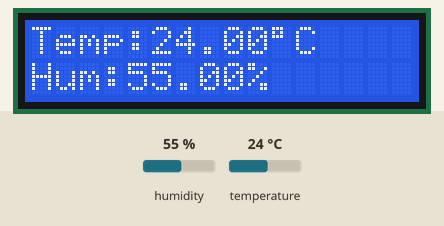
Bench run of a sketch on a simulated Arduino Uno, built with avr-gcc and run on an emulated ATmega328P. On the bench: 16×2 character LCD. The test bench sets the inputs (shaded band); at power-on: temperature 24 °C, humidity 55 %. What the sketch prints to the serial monitor is not drawn.

Above: at 1.2 s.
1.3 s: temperature set to 12 °C
At 6.6 s:
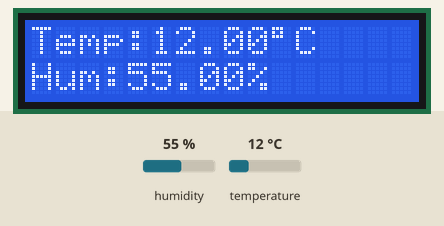
8.8 s: humidity set to 22 %
At 13.6 s:
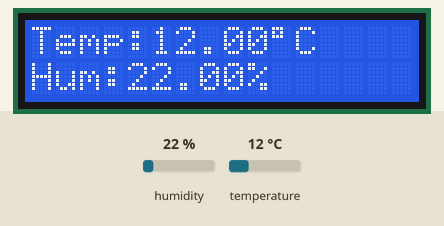
15.7 s: temperature set to 19 °C
At 19.3 s:
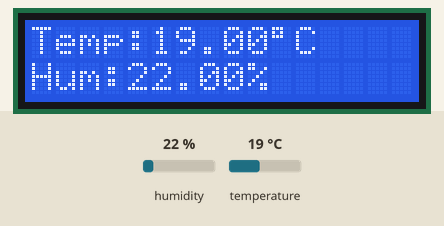
21.8 s: humidity set to 40 %
At 25.1 s:
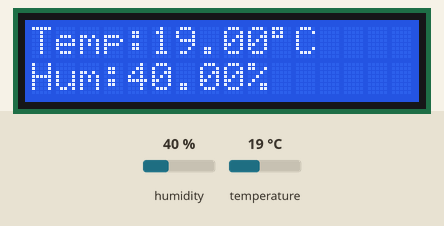
Timing chart, 0 to 26.6 s (numbered marks = the images above; inputs shaded):
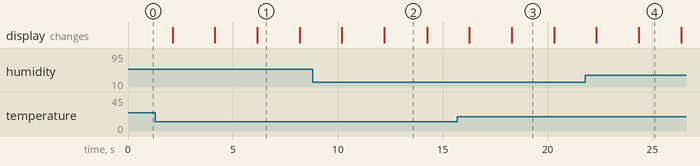

The sketch:

Arduino_con_java.ino
```cpp
/*
Se desarrollara un programa para poder hacer la comunicacion
del arduino hacia lenguaje java. Con esto vamos a poder enviar
y recibir datos desde arduino hacia java. Tambien contara con
varios mensajes desplegados en la pantalla LCD como son temperatura y
humedad que seran leidos desde el sensro DHT11 en el primer mensaje,
el segundo mensaje se desplegara la hora y fecha que estaran programas
con un contador y el ultimo mensaje que desplegara LCD sera, lo que envie
de java en texto hacia el arduino la va desplegar el texto pero primero debera
convertir lo que recibe en lenguaje ASCII convertirlo al caracter que pertenece
y asi poder tener el mensaje enviado.
 */
//Llamamos a la libreria de los sensores DHT instalada previamente
#include <dht.h>

//Llamamos a la libreria para controlar el LCD incluida en el IDE de Arduino
#include <LiquidCrystal.h>

//Definimos los pines asignados al LCD según el esquema de conexión
LiquidCrystal lcd(12, 11, 5, 4, 3, 2);

//definimos el objeto para poder traer el dato del sensor DHT11
dht DHT;

//Definimos el pin de Arduino al que conectamos el pin de datos del sensor e indicamos el tipo de sensor (DHT11)
#define DHT11_PIN 7

//iniciamos la variable que leara el dato de la comunicacion
String entrada;

//Definimos las variables del reloj
int mit = 10, seg=1, hor=9;

//Definimos la variable del contador
int cont=1;

//Definimos las variables de la fecha
int dia=12,mes=4,ano=2018;

void setup(){
  //Iniciamos la comunicacion del serial
  Serial.begin(9600);

  //Indicamos el LCD que usamos: 16 caracteres y 2 lineas
  lcd.begin(16, 2);
}

void loop(){
  //Aqui se despliega la temperatura y humedad en el display
  if(cont == 1){
    //limpiar el display
    lcd.clear();
    //Mostramos la información obtenida (temperatura y humedad) en el Monitor Serial
    int chk = DHT.read11(DHT11_PIN);
    //Situamos el cursor en la posicion 0 de la primera linea
    lcd.setCursor(0,0);
    //Aqui se manda a imprimir en el lcd
    lcd.print("Temp:");
    //Aqui se trae el valor de la temperatura del sensor DHT11 y se muestra en la lcd
    lcd.print(DHT.temperature);
    //Editamos el simbolo de los grados º
    lcd.print((char)223);
    lcd.print("C");
    lcd.setCursor(0,1);
    lcd.print("Hum:");
    //Aqui se trae el valor de la humedad del sensor DHT11 y se muestra en la lcd
    lcd.print(DHT.humidity);
    lcd.print("%");
  }
  /*Aqui se lleva un contador de la hora y fecha como
  tambien se va hacer el despliegue del mensaje en el display*/
  if(cont == 3){
    //Se hace una decisión para incrementar minutos y regresar a 0 segundos y empezar de nuevo
    if(seg > 59){
      mit++;
      seg=0;
    }
    //Se hace una decisión para incrementar hora y regresar a 0 minutos y empezar de nuevo
    if(mit > 59){
      hor++;
      mit=0;
    }
    //Se hace una decisión para iregresar a 0 hora y empezar de nuevo
    if(hor > 23){
      hor=0;
    }
    //Aqui se lleva una decision para poder incrementar el dia
    if(hor == 23 && mit == 59 && seg == 59){
      dia++;
    }
    //Aqui se lleva una decision para poder incrementar el mes depiendo si es 31, 30 o 28 dias el mes
    if(dia == 31 && mes == 1 || dia == 31 && mes == 3 || dia == 31 && mes == 5 || dia == 31 && mes == 7 || dia == 31 && mes == 8 || dia == 31 && mes == 10 && hor == 23 && mit == 59 && seg == 59){
      mes++;
      dia=1;
    }else if(dia == 30 && mes == 4 || dia == 30 && mes == 6 || dia == 30 && mes == 9 && hor == 23 && mit == 59 && seg == 59){
      mes++;
      dia=1;
    }else if(dia == 28 && mes == 2 && hor == 23 && mit == 59 && seg == 59){
      mes++;
      dia=1;
    }
    //Aqui se lleva una decision para poder incrementar el mes
    if(dia == 31 && mes == 12 && hor == 23 && mit == 59 && seg == 59){
      ano++;
      mes=1;
    }
    //Limpiar el display
    lcd.clear();
    //Mostramos la información obtenida (temperatura y humedad) en el Monitor Serial
    int chk = DHT.read11(DHT11_PIN);
    //Situamos el cursor en la posicion 0 de la primera linea
    lcd.setCursor(0,0);
    lcd.print("HORA: ");
    //Aqui se agrega un 0 si hora es menor a 10
    if(hor < 10){
      lcd.print("0");
    }
    lcd.print(hor);
    lcd.print(":");
    //Aqui se agrega un 0 cuando minutos es mejor 10
    if(mit < 10){
      lcd.print("0");
    }
    lcd.print(mit);
    //Se hace una decisión para saber si es AM o PM dependiendo la hora
    if(hor<12){
      lcd.print(" AM");
    }else{
      lcd.print(" PM");
    }

    //Aqui se posiciona el cursor en el lcd
    lcd.setCursor(0,1);
    //Aqui se manda a imprimir en el lcd
    lcd.print("Fecha:");
    lcd.print(dia);
    lcd.print("/");
    lcd.print(mes);
    lcd.print("/");
    lcd.print(ano);
  }
  //Aqui se despliega el mensaje en el display
  if(cont == 5){
    //Se manda al metodo Decimal_to_ASCII el dato que recibe por el serial
    while(Serial.available()>0){//Ciclo que se ejecutará mientras halla caracteres que se puedan leer en el puerto Serie
      //En la comunicación serial se envían los mensajes caracter a caracter, por lo que tenemos que leerlos 1 a 1
      //Serial.available() indica la canidad de caracteres disponibles. //Este while no se romperá hasta que se halla leido todo.
      entrada = entrada+Decimal_to_ASCII(Serial.read());
    }
    //Limpiar el display
    lcd.clear();
    lcd.setCursor(0,0);
    lcd.print("Bienvenido");

    //Se guarda el tamaño de la vaiable
    int contador = entrada.length();
    for(int i = contador;i>0;i--){
      //extraemos los caracteres
      String texto = entrada.substring(i-1);

      //Situamos el cursor
      lcd.setCursor(0,1);
      //Escribimos el texto
      lcd.print(texto);
      //Esperamos
      delay(350);
    }
    //Se limpia la variable mensaje. Esto evitará que
    //se imprima algo en el LCD si no se ha enviado algún mensaje.
    entrada="";
  }
  if(cont == 6){
    cont = 0;
  }

  //lee la temperatura desde el sensor
  float t = DHT.temperature;

  //Se manda el valor por el Serial
  Serial.println(t);

  /*Iniciamos el contador para poder mostrar
  en LCD los tres tipos de mensaje que fueron creados*/
  cont++;
  /*Iniciamos el contador del segundos para que empiece a
  contar los segundos y inicie tambien el reloj  */
  seg++;
  //Se pone un retraso de un segundo
  delay(1000);
}

/*Creamos este metodo para poder trasnformar la entrada que recibe en codigo ASCII
Ponerlo el caracter que tiene en el lenguaje ASCII*/
char Decimal_to_ASCII(int entrada){
  //Se inicializa la salida
  char salida=' ';
  /*Se hace una decisión para poder saber lo que llega por el serial.
  entonces saber a pertenece en el lenguaje ASCII*/
  switch(entrada){
    case 32:
      salida=' ';
    break;
    case 33:
      salida='!';
    break;
    case 34:
      salida='"';
    break;
    case 35:
      salida='#';
    break;
    case 36:
      salida='$';
    break;
    case 37:
      salida='%';
    break;
    case 38:
      salida='&';
    break;
    case 39:
      salida=' ';
    break;
    case 40:
      salida='(';
    break;
    case 41:
      salida=')';
    break;
    case 42:
      salida='*';
    break;
    case 43:
      salida='+';
    break;
    case 44:
      salida=',';
    break;
    case 45:
      salida='-';
    break;
    case 46:
      salida='.';
    break;
    case 47:
      salida='/';
    break;
    case 48:
      salida='0';
    break;
    case 49:
      salida='1';
    break;
    case 50:
      salida='2';
    break;
    case 51:
      salida='3';
    break;
    case 52:
      salida='4';
    break;
    case 53:
      salida='5';
    break;
    case 54:
      salida='6';
    break;
    case 55:
      salida='7';
    break;
    case 56:
      salida='8';
    break;
    case 57:
      salida='9';
    break;
    case 58:
      salida=':';
    break;
    case 59:
      salida=';';
    break;
    case 60:
      salida='<';
    break;
    case 61:
      salida='=';
    break;
    case 62:
      salida='>';
    break;
    case 63:
      salida='?';
    break;
    case 64:
      salida='@';
    break;
    case 65:
      salida='A';
    break;
    case 66:
      salida='B';
    break;
    case 67:
      salida='C';
    break;
    case 68:
      salida='D';
    break;
    case 69:
      salida='E';
    break;
    case 70:
      salida='F';
    break;
    case 71:
      salida='G';
    break;
    case 72:
      salida='H';
    break;
    case 73:
      salida='I';
    break;
    case 74:
      salida='J';
    break;
    case 75:
      salida='K';
    break;
    case 76:
      salida='L';
    break;
    case 77:
      salida='M';
    break;
    case 78:
      salida='N';
    break;
    case 79:
      salida='O';
    break;
    case 80:
      salida='P';
    break;
    case 81:
      salida='Q';
    break;
    case 82:
      salida='R';
    break;
    case 83:
      salida='S';
    break;
    case 84:
      salida='T';
    break;
    case 85:
      salida='U';
    break;
    case 86:
      salida='V';
    break;
    case 87:
      salida='W';
    break;
    case 88:
      salida='X';
    break;
    case 89:
      salida='Y';
    break;
    case 90:
      salida='Z';
    break;
    case 91:
      salida='[';
    break;
    case 92:
      salida=' ';
    break;
    case 93:
      salida=']';
    break;
    case 94:
      salida='^';
    break;
    case 95:
      salida='_';
    break;
    case 96:
      salida='`';
    break;
    case 97:
      salida='a';
    break;
    case 98:
      salida='b';
    break;
    case 99:
      salida='c';
    break;
    case 100:
      salida='d';
    break;
    case 101:
      salida='e';
    break;
    case 102:
      salida='f';
    break;
    case 103:
      salida='g';
    break;
    case 104:
      salida='h';
    break;
    case 105:
      salida='i';
    break;
    case 106:
      salida='j';
    break;
    case 107:
      salida='k';
    break;
      case 108:
    salida='l';
    break;
    case 109:
      salida='m';
    break;
    case 110:
      salida='n';
    break;
    case 111:
      salida='o';
    break;
    case 112:
      salida='p';
    break;
    case 113:
      salida='q';
    break;
    case 114:
      salida='r';
    break;
    case 115:
      salida='s';
    break;
    case 116:
      salida='t';
    break;
    case 117:
      salida='u';
    break;
    case 118:
      salida='v';
    break;
    case 119:
      salida='w';
    break;
    case 120:
      salida='x';
    break;
    case 121:
      salida='y';
    break;
    case 122:
      salida='z';
    break;
    case 123:
      salida='{';
    break;
    case 124:
      salida='|';
    break;
    case 125:
      salida='}';
    break;
    case 126:
      salida='~';
    break;
  }
return salida;
}
```

Measured:
- what the display in image 1 shows lasts 2.0 s, from 6.2 s to 8.2 s
